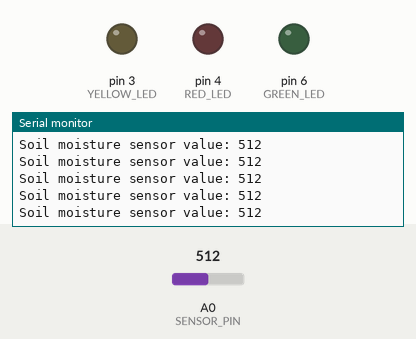
Bench run of a sketch on a simulated Arduino Uno, built with avr-gcc and run on an emulated ATmega328P. On the bench: output pins drawn as LEDs (lit = HIGH), the last lines printed to the serial monitor. Inputs (shaded band) come from the test bench; at power-on: A0 (SENSOR_PIN) = 512.

Above: at 1.2 s.
1.3 s: A0 (SENSOR_PIN) set to 104
At 2.0 s:
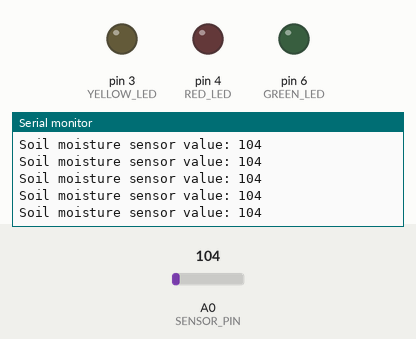
4.3 s: A0 (SENSOR_PIN) set to 90
At 4.8 s:
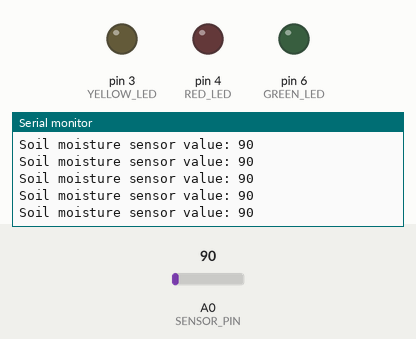
Timing chart, 0 to 7.3 s (numbered marks = the images above; inputs shaded):
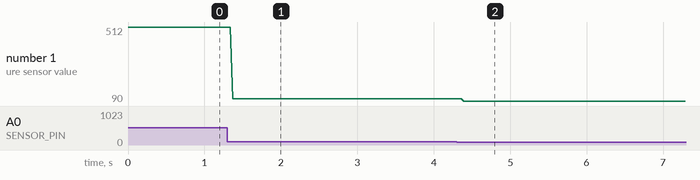

Measured:
- after the input at 1.3 s, the serial monitor: prints a new line after 0.07 s (image 1)
- after the input at 4.3 s, the serial monitor: prints a new line after 0.09 s (image 2)
- plotted number 1: 512 → 104 after the input at 1.3 s, 104 → 90 after the input at 4.3 s

The sketch:

soil_moisture.ino
```cpp
// ================================================================================
// Read values from a soil moisture sensor and blink LEDs accordingly
// This code works with resistance-based soil moisture sensors
// Created on 17 July 2024
// Created by Lucas Fernando (https://www.youtube.com/@lucasfernandochannel)
// You are free to use this code the way you want
// ================================================================================

#define GREEN_LED 6 // Green LED connected to digital pin 2
#define YELLOW_LED 3 // Yellow LED connected to digital pin 3
#define RED_LED 4 // Red LED connected to digital pin 4
#define SENSOR_PIN A0 // Soil moisture sensor connected to analog pin A5
// Defining soil moisture readings thresholds
// From 0 to 500 - extremely wet
// From 501 to 800 - wet
// From 801 - dry
#define DRY_THRESHOLD 800
#define WET_THRESHOLD 500

void setup() {
  pinMode(GREEN_LED, OUTPUT);
  pinMode(YELLOW_LED, OUTPUT);
  pinMode(RED_LED, OUTPUT);

  digitalWrite(GREEN_LED, LOW);
  digitalWrite(YELLOW_LED, LOW);
  digitalWrite(RED_LED, LOW);

  Serial.begin(9600);
}

void loop() {
  int sensorValue = analogRead(SENSOR_PIN);
  // Print the sensor reading values
  Serial.print("Soil moisture sensor value: ");
  Serial.println(sensorValue);

  if(sensorValue > 0 && sensorValue <= WET_THRESHOLD) {
    // Extremely wet (green LED)
    digitalWrite(GREEN_LED, HIGH);
    // digitalWrite(YELLOW_LED, LOW);
    // digitalWrite(RED_LED, LOW);
  // } else if (sensorValue > WET_THRESHOLD && sensorValue <= DRY_THRESHOLD) {
  //   // Wet (yellow LED)
  //   digitalWrite(GREEN_LED, LOW);
  //   digitalWrite(YELLOW_LED, HIGH);
  //   digitalWrite(RED_LED, LOW); } else {
    // Extremely dry (red LED)
    digitalWrite(GREEN_LED, LOW);
    // digitalWrite(YELLOW_LED, LOW);
    // digitalWrite(RED_LED, HIGH);
  }
}
```
